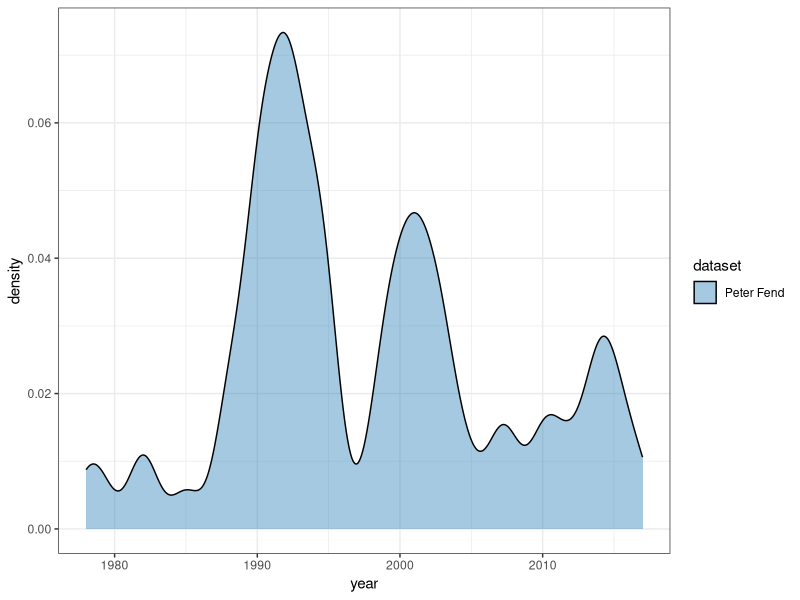

Generate this figure with R:

# Load libraries
library(ggplot2)
library(dplyr)

# Load data from 3 CSV files and combine them
df1 <- read.csv("densitypeter.csv")
df1$dataset <- "Peter Fend"
df2 <- read.csv("density_sea.csv")
df2$dataset <- "Sea"
df3 <- read.csv("ostend_density.csv")
df3$dataset <- "Sea.Ostend"
df4 <- read.csv("density_ocean.csv")
df4$dataset <- "Ocean"

df_all <- rbind(df1)

# Filter data to only include years 1993 onwards
df_all <- filter(df_all, year >= 1978)

# Create stacked density chart with custom color palette
ggplot(df_all, aes(x = year, fill = dataset)) +
  geom_density(alpha = 0.4, adjust = 0.3) +
  scale_fill_manual(values = c("#1F78B4", "#2415ab", "#7ac3e6", "#64c3c4")) +
  theme_bw()
